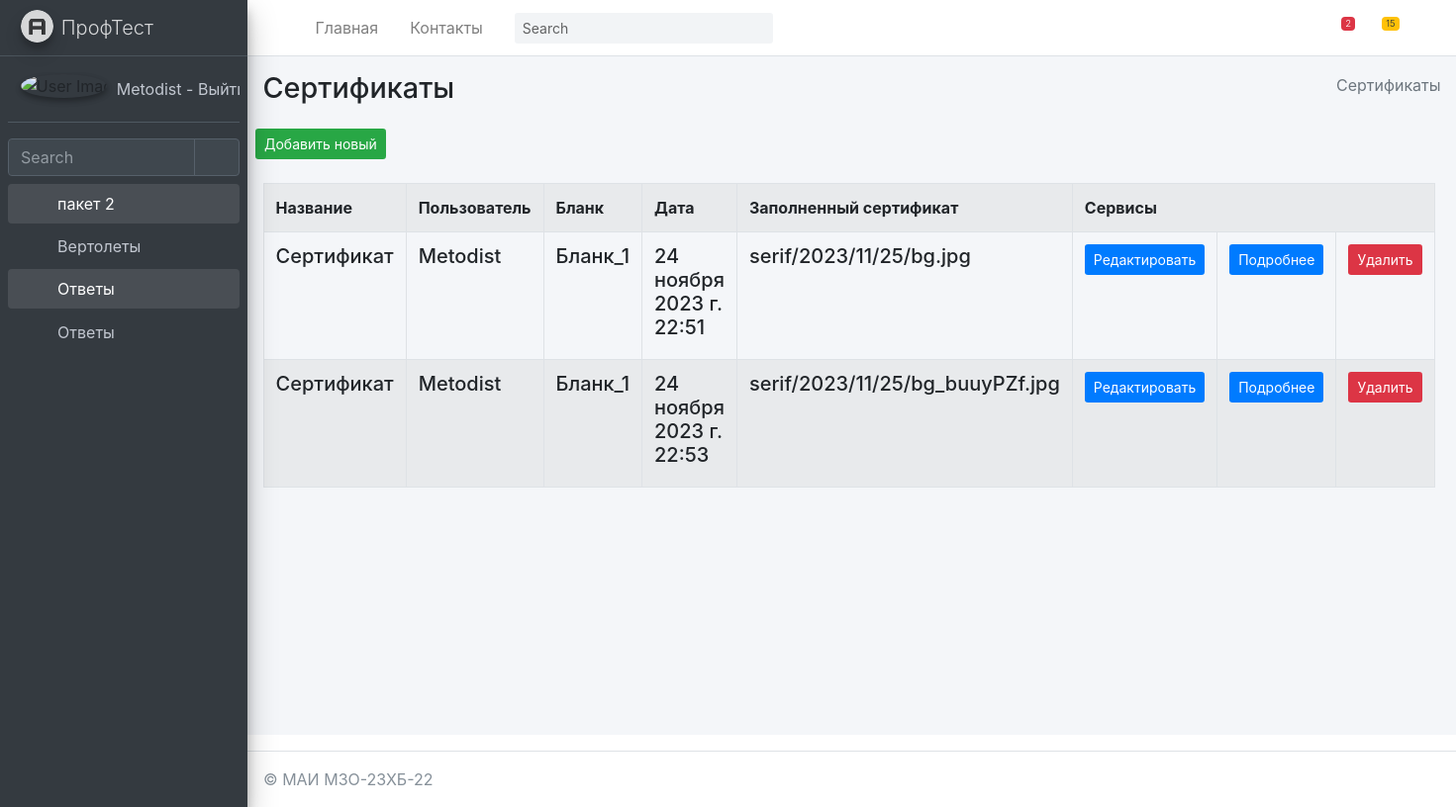
The page /testik/Sertif/ (signed in) on the database as committed earlier.
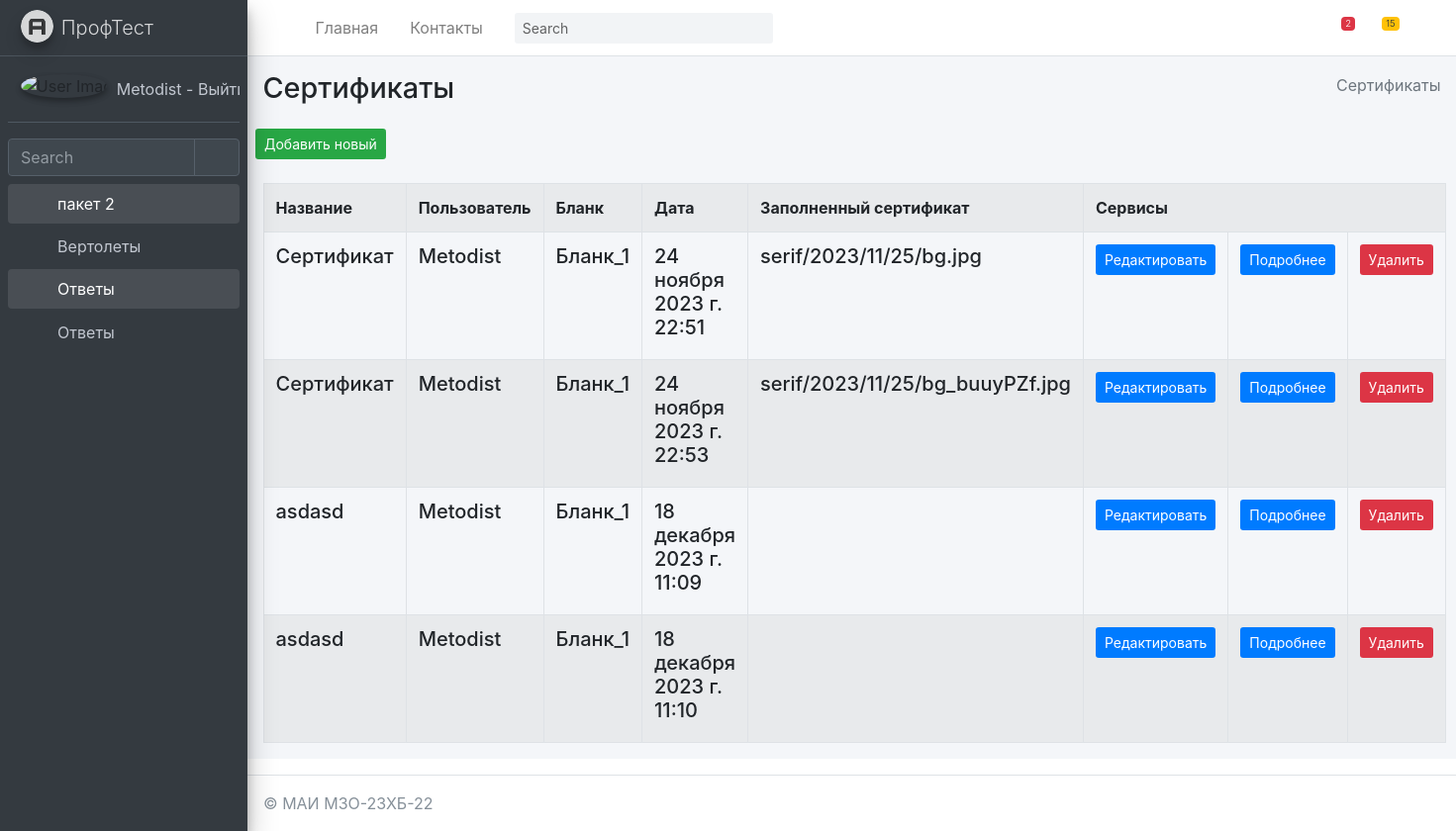
The same page on the database as committed later.
### mysite/testik/models.py (models this page shows, shortened)
class Sertif(models.Model):
    title = models.TextField(max_length=50, verbose_name="Название")
    users = models.ForeignKey(User, on_delete=models.PROTECT, verbose_name="Пользователь", related_name="SertifUser")
    blank = models.ForeignKey(Blank, on_delete=models.PROTECT, verbose_name="Бланк", related_name="BlankSertif")
    date = models.DateTimeField(auto_now_add=True, verbose_name="Дата")
    filled_sertif = models.ImageField(upload_to='serif/%Y/%m/%d', blank=True, verbose_name="Заполненный сертификат")
    class Meta:
        ordering = ["-title"]
        verbose_name = "Сертификат"
        verbose_name_plural = "Сертификаты"

### mysite/anketa/models.py (models this page shows, shortened)
class Blank(models.Model):
    title = models.TextField(max_length=50, verbose_name="Название")
    image_full = models.ImageField(upload_to='blank/%Y/%m/%d', blank=True, verbose_name="Изображение")
    image_one = models.ImageField(upload_to='blank/%Y/%m/%d', blank=True, verbose_name="Изображение")
    class Meta:
        ordering = ["-title"]
        verbose_name = "Бланк"
        verbose_name_plural = "Бланки"
    def __str__(self):
        return self.title

### mysite/testik/views.py (the view)
# urls.py: path('Sertif/', SertifView.as_view(), name='Sertif'),
@method_decorator(login_required(login_url='/login/'), name='dispatch')
class SertifView(ListView):
	model = Sertif
	context_object_name = 'Sertif_list'
	success_url = reverse_lazy('testik:SertifView')
	paginate_by = item_for_page
	def get_context_data(self, *, object_list=None, **kwargs):
		context = super(SertifView,self).get_context_data(**kwargs)
		context['sometry'] = self.model._meta.verbose_name_plural
		context['col1name'] = self.model._meta.get_field("title").verbose_name
		context['col2name'] = self.model._meta.get_field("users").verbose_name
		context['col3name'] = self.model._meta.get_field("blank").verbose_name
		context['col4name'] = self.model._meta.get_field("date").verbose_name
		context['col5name'] = self.model._meta.get_field("filled_sertif").verbose_name
		context['collastname'] = 'Cервисы'
		return context

### mysite/testik/templates/testik/sertif_list.html (shortened to what this page needs)
{% extends "testik/base.html" %}
{% block content %}
{% load testik_tags %}
<div class="content-wrapper">
    {% block sidebar %}
    {% include 'testik/includes/_breadcrumb.html' %}
    {% endblock %}
    <section class="content">
        <button class="btn bg-success btn-sm">
            <a href="{% url 'testik:SertifCreate' %}" class=''>
                Добавить новый
            </a>
        </button>
        <br><br>
        <div class="container-fluid row">
            <div class="col-md-12">
                <table class="table table-striped table-bordered ">
                    <tr>
                        <th class="w-10">{{ col1name }}</th>
                        <th class="w-25">{{ col2name }}</th>
                        <th class="w-25">{{ col3name }}</th>
                        <th class="w-25">{{ col4name }}</th>
                        <th class="w-25">{{ col5name }}</th>
                        <th colspan="3">Сервисы</th>
                    </tr>
                    {% for item in Sertif_list %}
                    <tr>
                        <td>
                            <h5 class="testikd-title">
                                {{ item.title }}
                            </h5>
                        </td>
                        <td>
                            <h5 class="testikd-title">
                                {{ item.users }}
                            </h5>
                        </td>
                        <td>
                            <h5 class="testikd-title">
                                {{ item.blank }}
                            </h5>
                        </td>
                        <td>
                            <h5 class="testikd-title">
                                {{ item.date }}
                            </h5>
                        </td>
                        <td>
                            <h5 class="testikd-title">
                                {{ item.filled_sertif }}
                            </h5>
                        </td>
                        <td>
                            <button class="btn bg-primary  btn-sm">
                                <a href="{% url 'testik:SertifUpdate' item.pk %}">Редактировать</a>
                            </button>
                        </td>
                        <td>
                            <button class="btn bg-primary  btn-sm">
                                <a href="{% url 'testik:SertifDetail' item.pk %}">Подробнее</a>
                            </button>
                        </td>
                        <td>
                            <button class="btn bg-danger  btn-sm" >
                                <a href="{% url 'testik:SertifDelete' item.pk %}">Удалить</a>
                            </button>
                        </td>
                    </tr>
                    {% endfor %}
                </table>
            </div>
        </div>
    </section>
</div>
{% endblock %}

### mysite/templates/includes/full_sidebar.html
<aside class="main-sidebar sidebar-dark-primary elevation-4">
    <a href="/" class="brand-link">
        <img src="{{ ASSETS_ROOT }}/img/AdminLTELogo.png" alt="AdminLTE Logo" class="brand-image img-circle elevation-3"
             style="opacity: .8">
        <span class="brand-text font-weight-light">ПрофТест</span>
    </a>
    <div class="sidebar">
        <div class="user-panel mt-3 pb-3 mb-3 d-flex">
            <div class="image">
                <img src="{{ ASSETS_ROOT }}/img/user2-160x160.jpg" class="img-circle elevation-2" alt="User Image">
            </div>
            <div class="info">
                <a href="{% url 'logout' %}" class="d-block">
                    {{ request.user.username }} - Выйти2
                </a>
            </div>
        </div>
        <div class="form-inline">
            <div class="input-group" data-widget="sidebar-search">
                <input class="form-control form-control-sidebar" type="search" placeholder="Search" aria-label="Search">
                <div class="input-group-append">
                    <button class="btn btn-sidebar">
                        <i class="fas fa-search fa-fw"></i>
                    </button>
                </div>
            </div>
        </div>
        <nav class="mt-2">
            <ul class="nav nav-pills nav-sidebar flex-column" data-widget="treeview" role="menu" data-accordion="false">
                {% for item1 in SIDEBAR %}
                    <li class="nav-item {% if 'children' in item1 %} has-treeview menu-is-opening menu-open {% endif %}">
                    <a href="{% if 'children' in item1 %}#{% else %}{{ item1.url }}{% endif %}" class="nav-link">
                        <i class="nav-icon fas fa-circle {{ item1.color }}"></i>
                        <p>
                            {{ item1.name }}
                            {% if 'children' in item1 %}<i class="right fas fa-angle-left"></i>{% endif %}
                        </p>
                    </a>
                    <ul class="nav nav-treeview">
                    {% if 'children' in item1 %}
                        {% for item2 in item1.children %}
                            <li class="nav-item">
                                <a href="{{ item2.url }}" class="nav-link">
                                    <i class="far fa-circle nav-icon"></i>
                                    <p>{{ item2.name }}</p>
                                </a>
                            </li>
                        {% endfor %}
                    {% endif %}
                    </ul>
                    </li>
                {% endfor %}
            </ul>
        </nav>
    </div>
</aside>

Rows that differ between the two databases and show on the page:
added Sertif: title "asdasd", users "Metodist", blank "Бланк_1", date "18 декабря 2023 г. 11:09"
added Sertif: title "asdasd", users "Metodist", blank "Бланк_1", date "18 декабря 2023 г. 11:10"
